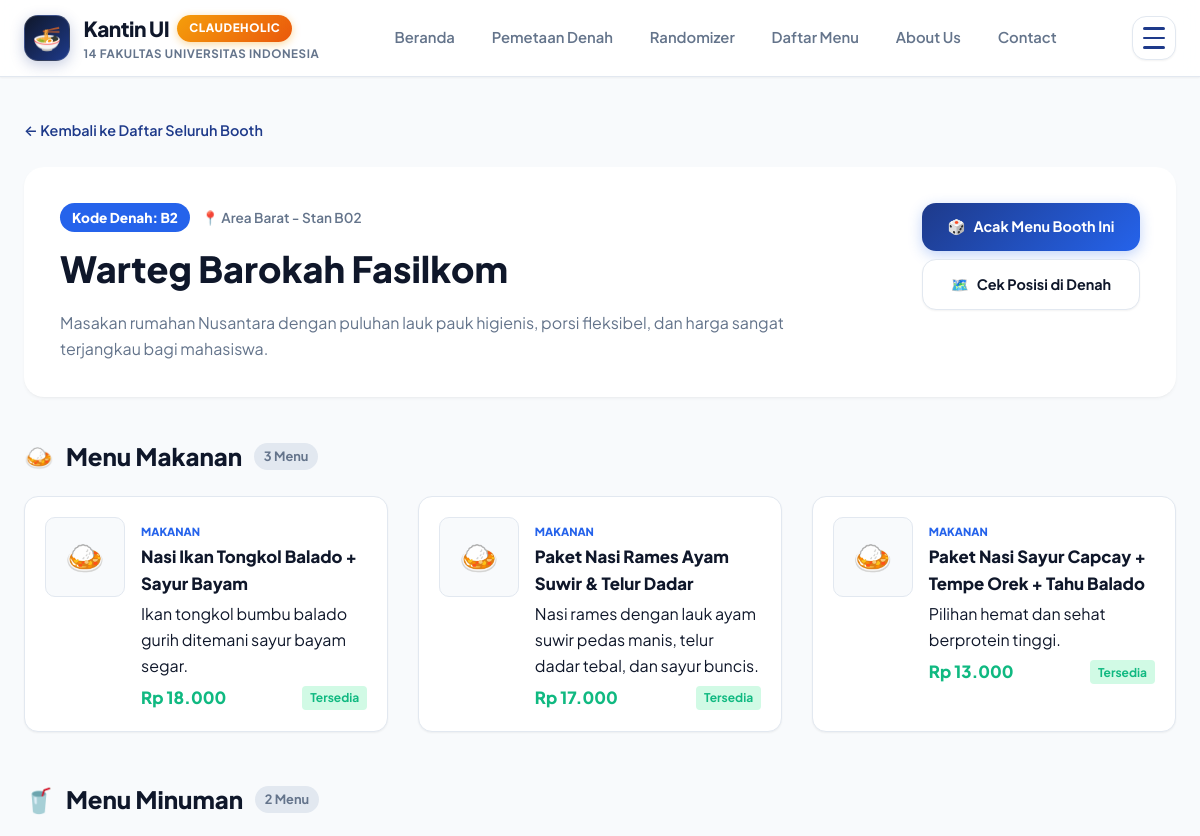
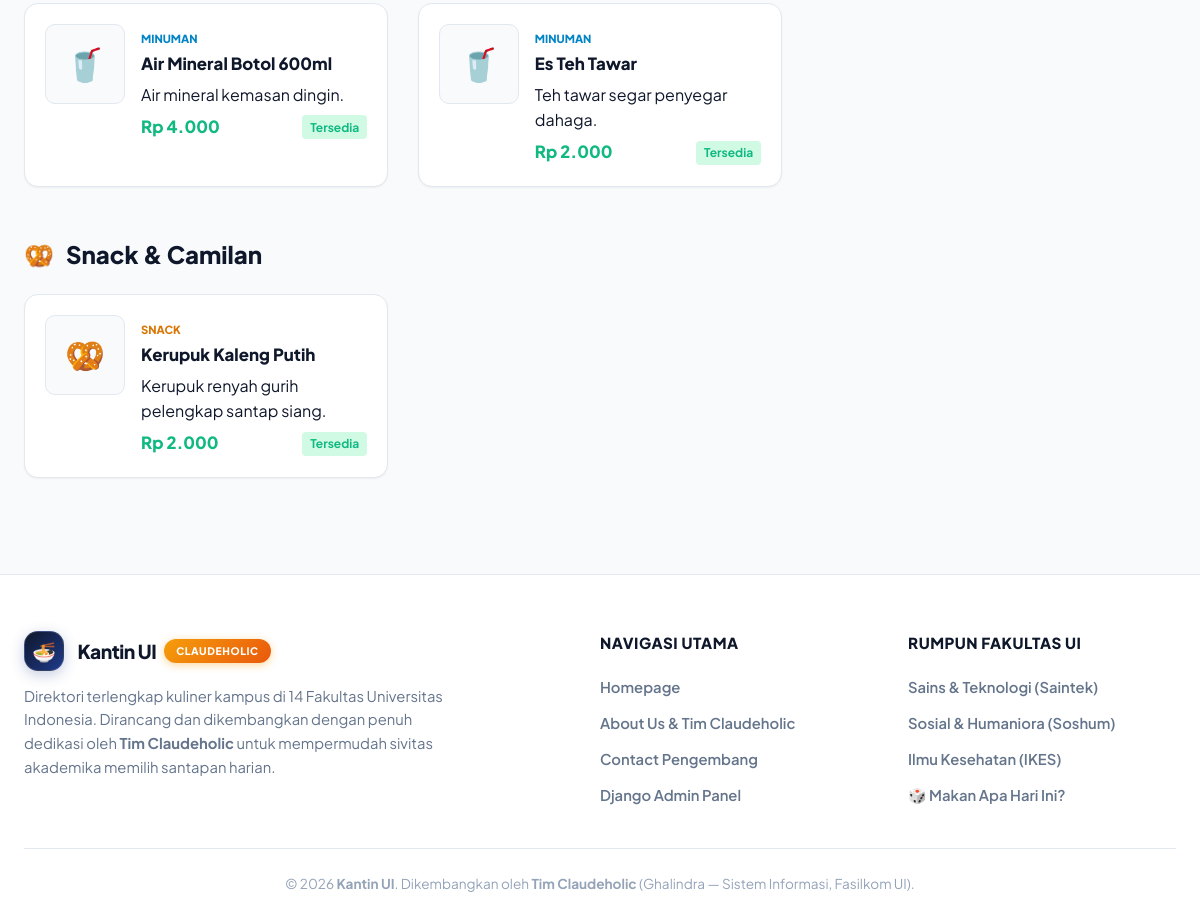
Page /booth/2/ on the committed database (2 pictures, top to bottom).
### kantin/models.py (models this page shows, shortened)
class Booth(models.Model):
    faculty = models.ForeignKey(
        Faculty,
        on_delete=models.CASCADE,
        related_name='booths',
        null=True,
        blank=True,
        verbose_name="Fakultas Asal"
    )
    name = models.CharField(
        max_length=100,
        verbose_name="Nama Booth"
    )
    description = models.TextField(
        verbose_name="Deskripsi Booth",
        help_text="Deskripsi singkat mengenai jenis makanan yang dijual atau keunikan booth"
    )
    location = models.CharField(
        max_length=100,
        verbose_name="Lokasi di Kantin",
        help_text="Contoh: Sayap Kiri Kantin Dallas, Depan Kolam Fasilkom, dll."
    )
    map_code = models.CharField(
        max_length=10,
        default="B1",
        verbose_name="Kode Denah",
        help_text="Kode penanda titik pada peta kantin (misal: B1, B2, B3)"
    )
    image = models.ImageField(
        upload_to='booths/',
        blank=True,
        null=True,
        verbose_name="Foto Booth (Opsional)"
    )
    created_at = models.DateTimeField(
        auto_now_add=True,
        verbose_name="Waktu Ditambahkan"
    )
    class Meta:
        verbose_name = "Booth Kantin"
        verbose_name_plural = "Daftar Booth Kantin"
        ordering = ['faculty', 'name']

class Menu(models.Model):
    CATEGORY_CHOICES = [
        ('makanan', 'Makanan'),
        ('minuman', 'Minuman'),
        ('snack', 'Snack / Camilan'),
    ]
    booth = models.ForeignKey(
        Booth,
        on_delete=models.CASCADE,
        related_name='menus',
        verbose_name="Booth Penjual"
    )
    name = models.CharField(
        max_length=100,
        verbose_name="Nama Makanan / Minuman"
    )
    category = models.CharField(
        max_length=20,
        choices=CATEGORY_CHOICES,
        default='makanan',
        verbose_name="Kategori"
    )
    price = models.IntegerField(
        verbose_name="Harga (Rp)",
        help_text="Masukkan nominal angka tanpa titik atau simbol Rupiah (misal: 15000)"
    )
    description = models.TextField(
        blank=True,
        null=True,
        verbose_name="Deskripsi Menu (Opsional)",
        help_text="Contoh: Sambal bawang level 1-5, include es teh manis"
    )
    image = models.ImageField(
        upload_to='menus/',
        blank=True,
        null=True,
        verbose_name="Foto Menu (Opsional)"
    )
    is_available = models.BooleanField(
        default=True,
        verbose_name="Tersedia"
    )
    created_at = models.DateTimeField(
        auto_now_add=True,
        verbose_name="Waktu Ditambahkan"
    )
    class Meta:
        verbose_name = "Menu Makanan/Minuman"
        verbose_name_plural = "Daftar Menu"
        ordering = ['booth', 'category', 'name']
    def formatted_price(self):
        formatted = f"{self.price:,}".replace(',', '.')
        return f"Rp {formatted}"

### kantin/views.py (the view)
# urls.py: path('booth/<int:booth_id>/', views.booth_detail, name='booth_detail'),
def booth_detail(request, booth_id):
    booth = get_object_or_404(Booth.objects.select_related('faculty'), id=booth_id)
    makanan_list = booth.menus.filter(category='makanan')
    minuman_list = booth.menus.filter(category='minuman')
    snack_list = booth.menus.filter(category='snack')
    context = {
        'booth': booth,
        'makanan_list': makanan_list,
        'minuman_list': minuman_list,
        'snack_list': snack_list,
        'total_menu': booth.menus.count(),
    }
    return render(request, 'kantin/booth_detail.html', context)

### templates/kantin/booth_detail.html (shortened to what this page needs)
{% extends 'base.html' %}
{% load static %}
{% block content %}
<section style="padding: 2.5rem 0 4rem;">
  <div class="container">
    <div style="margin-bottom: 1.5rem;">
      <a href="{% url 'kantin:menu_list' %}" style="display: inline-flex; align-items: center; gap: 0.4rem; color: var(--primary); font-weight: 600; font-size: 0.9rem;">
        ← Kembali ke Daftar Seluruh Booth
      </a>
    </div>
    <div style="background: white; border: 1px solid var(--border-color); border-radius: var(--radius-lg); padding: 2.25rem; box-shadow: var(--shadow-sm); margin-bottom: 2.5rem;">
      <div style="display: flex; justify-content: space-between; align-items: flex-start; flex-wrap: wrap; gap: 1.5rem;">
        <div>
          <div style="display: flex; align-items: center; gap: 0.75rem; margin-bottom: 0.5rem; flex-wrap: wrap;">
            <span class="node-code" style="margin-bottom: 0; padding: 0.25rem 0.75rem; font-size: 0.85rem;">
              Kode Denah: {{ booth.map_code }}
            </span>
            <span style="font-size: 0.85rem; color: var(--text-muted); font-weight: 600;">
              📍 {{ booth.location }}
            </span>
          </div>
          <h1 style="font-size: 2.25rem; font-weight: 800; color: var(--primary-dark); margin-bottom: 0.75rem;">
            {{ booth.name }}
          </h1>
          <p style="color: var(--text-muted); font-size: 1rem; max-width: 750px; line-height: 1.6;">
            {{ booth.description }}
          </p>
        </div>
        <div style="display: flex; flex-direction: column; gap: 0.5rem; min-width: 200px;">
          <a href="{% url 'kantin:randomizer' %}?mode=specific_booth&booth_id={{ booth.id }}" class="btn btn-primary" style="font-size: 0.9rem;">
            <span>🎲</span> Acak Menu Booth Ini
          </a>
          <a href="{% url 'kantin:mapping' %}{% if booth.faculty %}?faculty={{ booth.faculty.short_name }}{% endif %}" class="btn btn-secondary" style="font-size: 0.9rem;">
            <span>🗺️</span> Cek Posisi di Denah
          </a>
        </div>
      </div>
    </div>
    <div style="margin-bottom: 3rem;">
      <div style="display: flex; align-items: center; gap: 0.75rem; margin-bottom: 1.25rem;">
        <span style="font-size: 1.5rem;">🍛</span>
        <h2 style="font-size: 1.5rem; font-weight: 800; color: var(--primary-dark);">
          Menu Makanan
        </h2>
        <span style="background: #e2e8f0; color: var(--text-muted); font-size: 0.8rem; font-weight: 700; padding: 0.2rem 0.6rem; border-radius: 999px;">
          {{ makanan_list.count }} Menu
        </span>
      </div>
      <div class="menu-grid">
        {% for item in makanan_list %}
          <div class="menu-card">
            <div class="menu-thumb">
              {% if item.image %}
                <img src="{{ item.image.url }}" alt="{{ item.name }}" style="width: 100%; height: 100%; object-fit: cover; border-radius: var(--radius-sm);">
              {% else %}
                <span>🍛</span>
              {% endif %}
            </div>
            <div class="menu-details">
              <span class="menu-tag">Makanan</span>
              <h3 class="menu-name">{{ item.name }}</h3>
              {% if item.description %}
                <p class="menu-desc">{{ item.description }}</p>
              {% endif %}
              <div style="display: flex; justify-content: space-between; align-items: center; margin-top: 0.4rem;">
                <span class="menu-price">{{ item.formatted_price }}</span>
                {% if item.is_available %}
                  <span style="font-size: 0.75rem; font-weight: 700; color: var(--success); background: #d1fae5; padding: 0.15rem 0.5rem; border-radius: 4px;">
                    Tersedia
                  </span>
                {% else %}
                  <span style="font-size: 0.75rem; font-weight: 700; color: var(--danger); background: #fee2e2; padding: 0.15rem 0.5rem; border-radius: 4px;">
                    Habis
                  </span>
                {% endif %}
              </div>
            </div>
          </div>
        {% empty %}
          <p style="color: var(--text-muted); font-style: italic; grid-column: 1 / -1;">
            Belum ada menu makanan terdaftar di booth ini.
          </p>
        {% endfor %}
      </div>
    </div>
    <div style="margin-bottom: 3rem;">
      <div style="display: flex; align-items: center; gap: 0.75rem; margin-bottom: 1.25rem;">
        <span style="font-size: 1.5rem;">🥤</span>
        <h2 style="font-size: 1.5rem; font-weight: 800; color: var(--primary-dark);">
          Menu Minuman
        </h2>
        <span style="background: #e2e8f0; color: var(--text-muted); font-size: 0.8rem; font-weight: 700; padding: 0.2rem 0.6rem; border-radius: 999px;">
          {{ minuman_list.count }} Menu
        </span>
      </div>
      <div class="menu-grid">
        {% for item in minuman_list %}
          <div class="menu-card">
            <div class="menu-thumb">
              {% if item.image %}
                <img src="{{ item.image.url }}" alt="{{ item.name }}" style="width: 100%; height: 100%; object-fit: cover; border-radius: var(--radius-sm);">
              {% else %}
                <span>🥤</span>
              {% endif %}
            </div>
            <div class="menu-details">
              <span class="menu-tag" style="color: #0284c7;">Minuman</span>
              <h3 class="menu-name">{{ item.name }}</h3>
              {% if item.description %}
                <p class="menu-desc">{{ item.description }}</p>
              {% endif %}
              <div style="display: flex; justify-content: space-between; align-items: center; margin-top: 0.4rem;">
                <span class="menu-price">{{ item.formatted_price }}</span>
                {% if item.is_available %}
                  <span style="font-size: 0.75rem; font-weight: 700; color: var(--success); background: #d1fae5; padding: 0.15rem 0.5rem; border-radius: 4px;">
                    Tersedia
                  </span>
                {% else %}
                  <span style="font-size: 0.75rem; font-weight: 700; color: var(--danger); background: #fee2e2; padding: 0.15rem 0.5rem; border-radius: 4px;">
                    Habis
                  </span>
                {% endif %}
              </div>
            </div>
          </div>
        {% empty %}
          <p style="color: var(--text-muted); font-style: italic; grid-column: 1 / -1;">
            Belum ada menu minuman terdaftar di booth ini.
          </p>
        {% endfor %}
      </div>
    </div>
    {% if snack_list %}
      <div style="margin-bottom: 2rem;">
        <div style="display: flex; align-items: center; gap: 0.75rem; margin-bottom: 1.25rem;">
          <span style="font-size: 1.5rem;">🥨</span>
          <h2 style="font-size: 1.5rem; font-weight: 800; color: var(--primary-dark);">
            Snack & Camilan
          </h2>
        </div>
        <div class="menu-grid">
          {% for item in snack_list %}
            <div class="menu-card">
              <div class="menu-thumb">
                <span>🥨</span>
              </div>
              <div class="menu-details">
                <span class="menu-tag" style="color: #d97706;">Snack</span>
                <h3 class="menu-name">{{ item.name }}</h3>
                {% if item.description %}
                  <p class="menu-desc">{{ item.description }}</p>
                {% endif %}
                <div style="display: flex; justify-content: space-between; align-items: center; margin-top: 0.4rem;">
                  <span class="menu-price">{{ item.formatted_price }}</span>
                  <span style="font-size: 0.75rem; font-weight: 700; color: var(--success); background: #d1fae5; padding: 0.15rem 0.5rem; border-radius: 4px;">
                    Tersedia
                  </span>
                </div>
              </div>
            </div>
          {% endfor %}
        </div>
      </div>
    {% endif %}
  </div>
</section>
{% endblock %}

### templates/base.html (shortened to what this page needs)
{% load static %}
<!DOCTYPE html>
<html lang="id">
<head>
  <link rel="stylesheet" href="{% static 'css/style.css' %}">
</head>
<body>
  <header class="navbar">
    <div class="container navbar-inner">
      <a href="{% url 'kantin:home' %}" class="brand-wrapper">
        <div class="brand-logo">🍜</div>
        <div>
          <div class="brand-title">
            Kantin UI
            <span class="team-pill team-pill-accent">Claudeholic</span>
          </div>
          <div class="brand-subtitle">14 Fakultas Universitas Indonesia</div>
        </div>
      </a>
      <nav class="desktop-nav">
        <a href="{% url 'kantin:home' %}" class="nav-link {% if request.resolver_match.url_name == 'home' %}active{% endif %}">Beranda</a>
        <a href="{% url 'kantin:mapping' %}" class="nav-link {% if request.resolver_match.url_name == 'mapping' %}active{% endif %}">Pemetaan Denah</a>
        <a href="{% url 'kantin:randomizer' %}" class="nav-link {% if request.resolver_match.url_name == 'randomizer' %}active{% endif %}">Randomizer</a>
        <a href="{% url 'kantin:menu_list' %}" class="nav-link {% if request.resolver_match.url_name == 'menu_list' %}active{% endif %}">Daftar Menu</a>
        <a href="{% url 'kantin:about' %}" class="nav-link {% if request.resolver_match.url_name == 'about' %}active{% endif %}">About Us</a>
        <a href="{% url 'kantin:contact' %}" class="nav-link {% if request.resolver_match.url_name == 'contact' %}active{% endif %}">Contact</a>
      </nav>
      <button class="hamburger-btn" id="hamburgerBtn" aria-label="Buka Menu Navigasi" title="Buka Menu Navigasi">
        <span class="hamburger-line"></span>
        <span class="hamburger-line"></span>
        <span class="hamburger-line"></span>
      </button>
    </div>
  </header>
  <main style="flex-grow: 1;">
    {% block content %}
    {% endblock %}
  </main>
  <footer class="footer">
    <div class="container">
      <div class="footer-top">
        <div>
          <div class="brand-wrapper" style="margin-bottom: 0.5rem;">
            <div class="brand-logo" style="width:40px; height:40px; font-size:1.2rem;">🍜</div>
            <div>
              <div class="brand-title" style="font-size:1.2rem;">
                Kantin UI
                <span class="team-pill team-pill-accent" style="font-size:0.65rem;">Claudeholic</span>
              </div>
            </div>
          </div>
          <p class="footer-desc">
            Direktori terlengkap kuliner kampus di 14 Fakultas Universitas Indonesia. Dirancang dan dikembangkan dengan penuh dedikasi oleh <strong>Tim Claudeholic</strong> untuk mempermudah sivitas akademika memilih santapan harian.
          </p>
        </div>
        <div>
          <h4 class="footer-heading">Navigasi Utama</h4>
          <ul class="footer-links">
            <li><a href="{% url 'kantin:home' %}">Homepage</a></li>
            <li><a href="{% url 'kantin:about' %}">About Us & Tim Claudeholic</a></li>
            <li><a href="{% url 'kantin:contact' %}">Contact Pengembang</a></li>
            <li><a href="/admin/" target="_blank">Django Admin Panel</a></li>
          </ul>
        </div>
        <div>
          <h4 class="footer-heading">Rumpun Fakultas UI</h4>
          <ul class="footer-links">
            <li><a href="{% url 'kantin:menu_list' %}?cluster=Saintek">Sains & Teknologi (Saintek)</a></li>
            <li><a href="{% url 'kantin:menu_list' %}?cluster=Soshum">Sosial & Humaniora (Soshum)</a></li>
            <li><a href="{% url 'kantin:menu_list' %}?cluster=IKES">Ilmu Kesehatan (IKES)</a></li>
            <li><a href="{% url 'kantin:randomizer' %}">🎲 Makan Apa Hari Ini?</a></li>
          </ul>
        </div>
      </div>
      <div class="footer-bottom">
        <p>&copy; 2026 <strong>Kantin UI</strong>. Dikembangkan oleh <strong>Tim Claudeholic</strong> (Ghalindra — Sistem Informasi, Fasilkom UI).</p>
      </div>
    </div>
  </footer>
</body>
</html>

### rows in the picture
Booth: map_code "B2", location "Area Barat - Stan B02", name "Warteg Barokah Fasilkom", description "Masakan rumahan Nusantara dengan puluhan lauk pauk higienis, porsi fleksibel, dan harga sangat terjangkau bagi mahasiswa."
Menu: name "Nasi Ikan Tongkol Balado + Sayur Bayam", description "Ikan tongkol bumbu balado gurih ditemani sayur bayam segar.", formatted_price "Rp 18.000", is_available "Tersedia"
Menu: name "Paket Nasi Rames Ayam Suwir & Telur Dadar", description "Nasi rames dengan lauk ayam suwir pedas manis, telur dadar tebal, dan sayur buncis.", formatted_price "Rp 17.000", is_available "Tersedia"
Menu: name "Paket Nasi Sayur Capcay + Tempe Orek + Tahu Balado", description "Pilihan hemat dan sehat berprotein tinggi.", formatted_price "Rp 13.000", is_available "Tersedia"
Menu: name "Air Mineral Botol 600ml", description "Air mineral kemasan dingin.", formatted_price "Rp 4.000", is_available "Tersedia"
Menu: name "Es Teh Tawar", description "Teh tawar segar penyegar dahaga.", formatted_price "Rp 2.000", is_available "Tersedia"
Menu: name "Kerupuk Kaleng Putih", description "Kerupuk renyah gurih pelengkap santap siang.", formatted_price "Rp 2.000"

### other values in the picture
{{ makanan_list.count }} "3"
{{ minuman_list.count }} "2"
